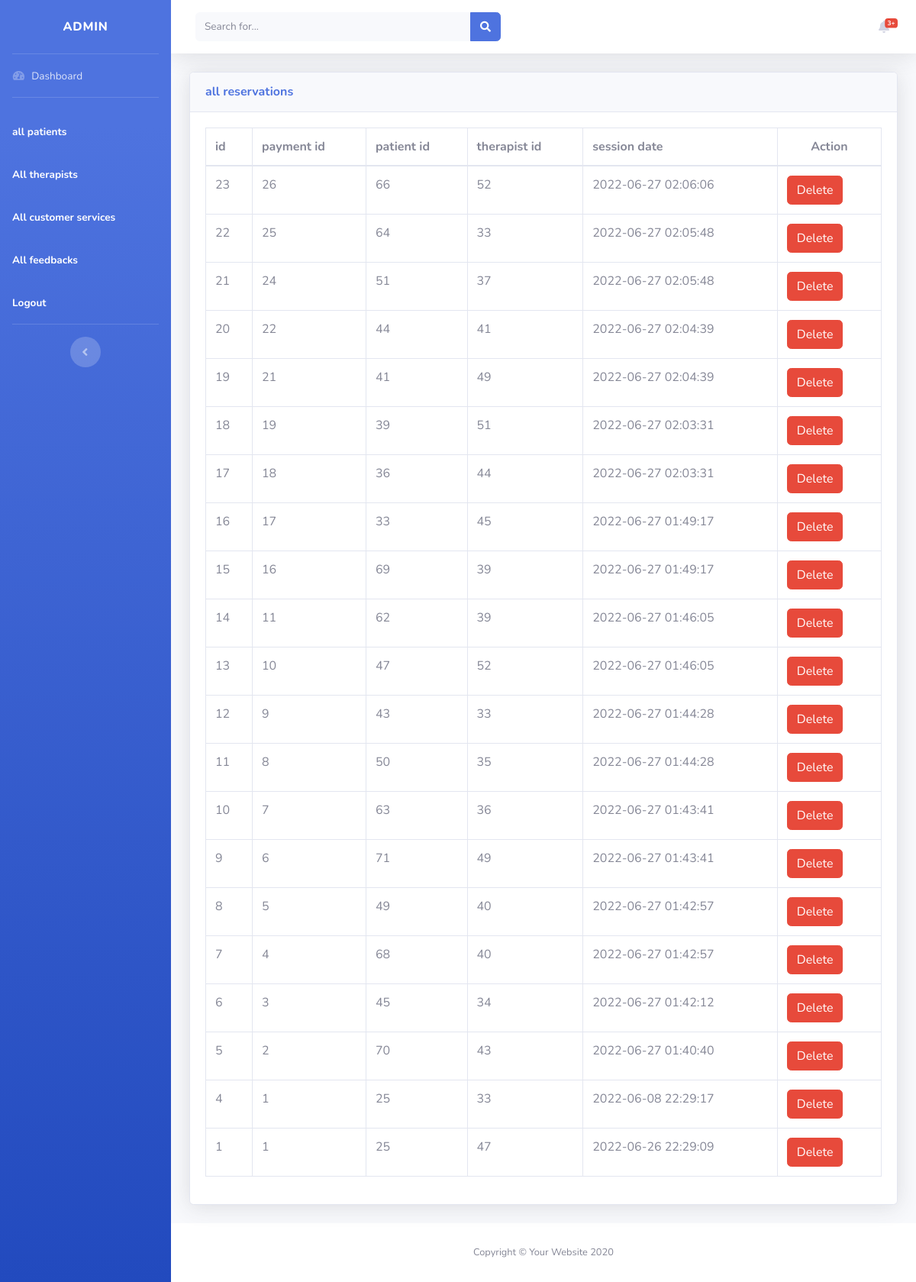
Screenshot of /assets/admin/all_reservations.php (signed in) with the database file from the repository.
### tables this page shows
CREATE TABLE `reservations` (
  `id` int(11) NOT NULL,
  `payment_id` int(11) NOT NULL,
  `patient_id` int(11) NOT NULL,
  `therapist_id` int(11) NOT NULL,
  `session_date` datetime NOT NULL DEFAULT current_timestamp() ON UPDATE current_timestamp(),
  `from` time(5) NOT NULL
);

### assets/admin/all_reservations.php (the view, shortened to what this page needs)
<?php
$conn = mysqli_connect("localhost", "root", "", "test");
$selectReservations = "SELECT * FROM `reservations` ORDER BY id DESC";
$reservationsQuery = mysqli_query($conn, $selectReservations);
?>
<!DOCTYPE html>
<html lang="en">
  <head>
    <link
      href="vendor/fontawesome-free/css/all.min.css"
      rel="stylesheet"
      type="text/css"
    />
    <link href="css/sb-admin-2.min.css" rel="stylesheet" />
    <link
      href="vendor/datatables/dataTables.bootstrap4.min.css"
      rel="stylesheet"
    />
  </head>
  <body id="page-top">
    <div id="wrapper">
      <ul
        class="navbar-nav bg-gradient-primary sidebar sidebar-dark accordion"
        id="accordionSidebar"
      >
        <a
          class="sidebar-brand d-flex align-items-center justify-content-center"
          href="./admin_dashboard.php"
        >
          <div class="sidebar-brand-text mx-3">Admin </div>
        </a>
        <hr class="sidebar-divider my-0" />
        <li class="nav-item">
          <a class="nav-link" href="./admin_dashboard.php">
            <i class="fas fa-fw fa-tachometer-alt"></i>
            <span>Dashboard</span></a
          >
        </li>
        <hr class="sidebar-divider" />
        <li class="nav-item active">
          <a class="nav-link" href="./all_patients.php">
            <span>all patients</span></a
          >
        </li>
        <li class="nav-item active">
          <a class="nav-link" href="./all_therapists.php">
            <span>All therapists</span></a
          >
        </li>
        <li class="nav-item active">
          <a class="nav-link" href="./all customer-service.php">
            <span>All customer services</span></a
          >
        </li>
        <li class="nav-item active">
          <a class="nav-link" href="./all_feedbacks.php">
            <span>All feedbacks</span></a
          >
        </li>
        <li class="nav-item active">
        <a class="nav-link" href="/yourheart'ssight/index.php?logout">
            <span>
              Logout
            </span></a
          >
        </li>
        <hr class="sidebar-divider d-none d-md-block" />
        <div class="text-center d-none d-md-inline">
          <button class="rounded-circle border-0" id="sidebarToggle"></button>
        </div>
      </ul>
      <div id="content-wrapper" class="d-flex flex-column">
        <div id="content">
          <nav
            class="
              navbar navbar-expand navbar-light
              bg-white
              topbar
              mb-4
              static-top
              shadow
            "
          >
            <form
              class="
                d-none d-sm-inline-block
                form-inline
                mr-auto
                ml-md-3
                my-2 my-md-0
                mw-100
                navbar-search
              "
            >
              <div class="input-group">
                <input
                  type="text"
                  class="form-control bg-light border-0 small"
                  placeholder="Search for..."
                  aria-label="Search"
                  aria-describedby="basic-addon2"
                />
                <div class="input-group-append">
                  <button class="btn btn-primary" type="button">
                    <i class="fas fa-search fa-sm"></i>
                  </button>
                </div>
              </div>
            </form>
            <ul class="navbar-nav ml-auto">
              <li class="nav-item dropdown no-arrow mx-1">
                <a
                  class="nav-link dropdown-toggle"
                  href="#"
                  id="alertsDropdown"
                  role="button"
                  data-toggle="dropdown"
                  aria-haspopup="true"
                  aria-expanded="false"
                >
                  <i class="fas fa-bell fa-fw"></i>
                  <span class="badge badge-danger badge-counter">3+</span>
                </a>
              </li>
            </ul>
          </nav>
          <div class="container-fluid">
            <div class="card shadow mb-4">
              <div class="card-header py-3 d-flex justify-content-between">
                <h6 class="m-0 font-weight-bold text-primary">all reservations</h6>
              </div>
              <div class="card-body">
                <div class="table-responsive">
                  <table class="table table-bordered">
                    <thead>
                      <tr>
                        <th scope="col">id</th>
                        <th scope="col">payment id</th>
                        <th scope="col">patient id</th>
                        <th scope="col">therapist id</th>
                        <th scope="col">session date </th>
                        <th scope="col" style="text-align:center;">Action </th>
                      </tr>
                    </thead>
                    <tbody>
                      <?php foreach($reservationsQuery as $reservation){ ?>
                        <tr>
                          <td><?php echo $reservation["id"]; ?></td>
                          <td><?php echo $reservation["payment_id"]; ?></td>
                          <td><?php echo $reservation["patient_id"]; ?></td>
                          <td><?php echo $reservation["therapist_id"]; ?></td>
                          <td><?php echo $reservation["session_date"]; ?></td>
                          <td><a href="./all_reservations.php?delete=<?php echo $reservation["id"]; ?>" onclick="return confirm('Are you sure you would like to delete the reservation?')" class="btn btn-danger">Delete</a></td>
                      </tr>
                     <?php } ?>
                    </tbody>
                  </table>
                </div>
              </div>
            </div>
          </div>
        </div>
        <footer class="sticky-footer bg-white">
          <div class="container my-auto">
            <div class="copyright text-center my-auto">
              <span>Copyright &copy; Your Website 2020</span>
            </div>
          </div>
        </footer>
      </div>
    </div>
  </body>
</html>

### rows the page displays
reservations: id "23", payment "26", patient "66", therapist "52", session_date "2022-06-27 02:06:06"
reservations: id "22", payment "25", patient "64", therapist "33", session_date "2022-06-27 02:05:48"
reservations: id "21", payment "24", patient "51", therapist "37", session_date "2022-06-27 02:05:48"
reservations: id "20", payment "22", patient "44", therapist "41", session_date "2022-06-27 02:04:39"
reservations: id "19", payment "21", patient "41", therapist "49", session_date "2022-06-27 02:04:39"
reservations: id "18", payment "19", patient "39", therapist "51", session_date "2022-06-27 02:03:31"
reservations: id "17", payment "18", patient "36", therapist "44", session_date "2022-06-27 02:03:31"
reservations: id "16", payment "17", patient "33", therapist "45", session_date "2022-06-27 01:49:17"
reservations: id "15", payment "16", patient "69", therapist "39", session_date "2022-06-27 01:49:17"
reservations: id "14", payment "11", patient "62", therapist "39", session_date "2022-06-27 01:46:05"
reservations: id "13", payment "10", patient "47", therapist "52", session_date "2022-06-27 01:46:05"
reservations: id "12", payment "9", patient "43", therapist "33", session_date "2022-06-27 01:44:28"
reservations: id "11", payment "8", patient "50", therapist "35", session_date "2022-06-27 01:44:28"
reservations: id "10", payment "7", patient "63", therapist "36", session_date "2022-06-27 01:43:41"
reservations: id "9", payment "6", patient "71", therapist "49", session_date "2022-06-27 01:43:41"
reservations: id "8", payment "5", patient "49", therapist "40", session_date "2022-06-27 01:42:57"
reservations: id "7", payment "4", patient "68", therapist "40", session_date "2022-06-27 01:42:57"
reservations: id "6", payment "3", patient "45", therapist "34", session_date "2022-06-27 01:42:12"
reservations: id "5", payment "2", patient "70", therapist "43", session_date "2022-06-27 01:40:40"
reservations: id "4", payment "1", patient "25", therapist "33", session_date "2022-06-08 22:29:17"
reservations: id "1", payment "1", patient "25", therapist "47", session_date "2022-06-26 22:29:09"
